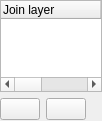
             <widget class="QWidget" name="scrollAreaWidgetContents_7">
              <property name="geometry">
               <rect>
                <x>0</x>
                <y>0</y>
                <width>102</width>
                <height>121</height>
               </rect>
              </property>
              <layout class="QVBoxLayout" name="verticalLayout_23">
               <property name="margin">
                <number>0</number>
               </property>
               <item>
                <widget class="QTreeWidget" name="mJoinTreeWidget">
                 <property name="columnCount">
                  <number>4</number>
                 </property>
                 <column>
                  <property name="text">
                   <string>Join layer</string>
                  </property>
                 </column>
                 <column>
                  <property name="text">
                   <string>Join field</string>
                  </property>
                 </column>
                 <column>
                  <property name="text">
                   <string>Target field</string>
                  </property>
                 </column>
                 <column>
                  <property name="text">
                   <string>Memory cache</string>
                  </property>
                 </column>
                </widget>
               </item>
               <item>
                <layout class="QHBoxLayout" name="horizontalLayout">
                 <item>
                  <widget class="QPushButton" name="mButtonAddJoin">
                   <property name="text">
                    <string/>
                   </property>
                   <property name="icon">
                    <iconset resource="../../images/images.qrc">
                     <normaloff>:/images/themes/default/symbologyAdd.png</normaloff>:/images/themes/default/symbologyAdd.png</iconset>
                   </property>
                  </widget>
                 </item>
                 <item>
                  <widget class="QPushButton" name="mButtonRemoveJoin">
                   <property name="text">
                    <string/>
                   </property>
                   <property name="icon">
                    <iconset resource="../../images/images.qrc">
                     <normaloff>:/images/themes/default/symbologyRemove.png</normaloff>:/images/themes/default/symbologyRemove.png</iconset>
                   </property>
                  </widget>
                 </item>
                 <item>
                  <spacer name="horizontalSpacer">
                   <property name="orientation">
                    <enum>Qt::Horizontal</enum>
                   </property>
                   <property name="sizeHint" stdset="0">
                    <size>
                     <width>0</width>
                     <height>23</height>
                    </size>
                   </property>
                  </spacer>
                 </item>
                </layout>
               </item>
              </layout>
             </widget>
